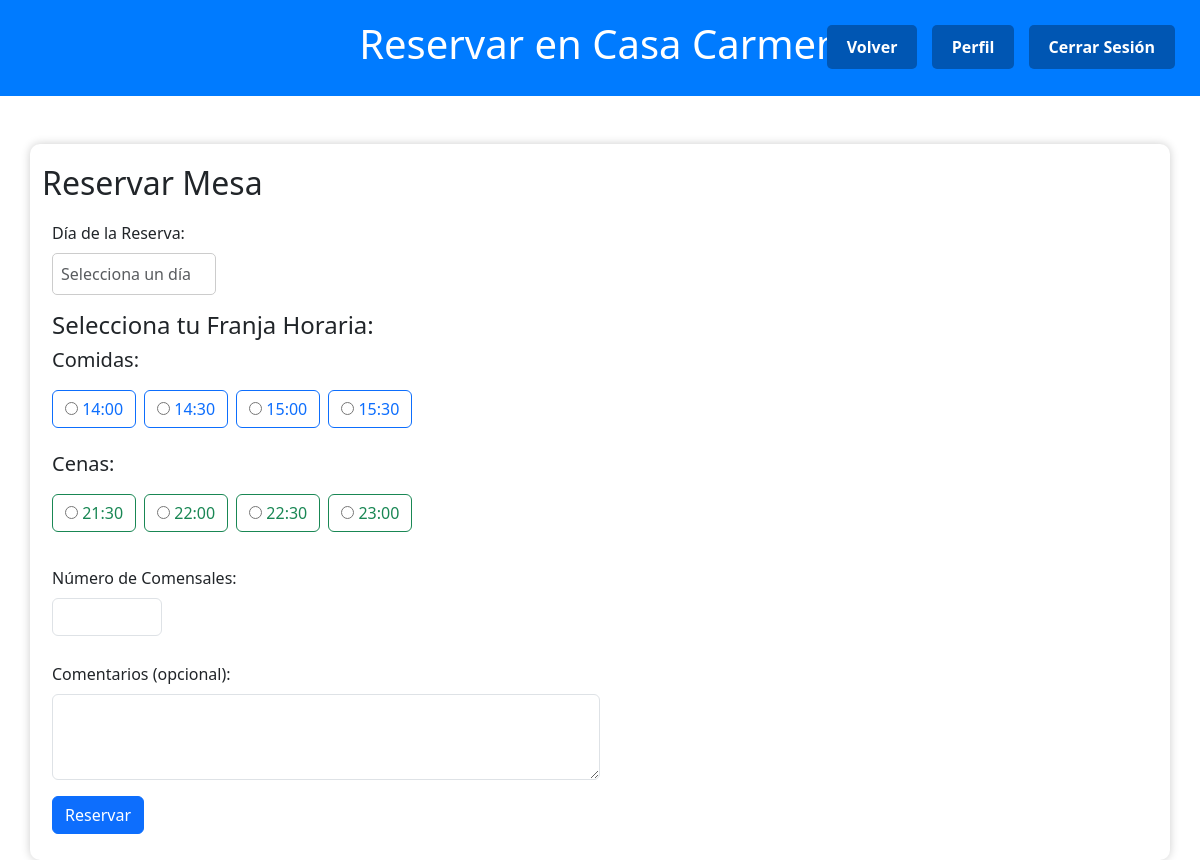
Screenshot of /src/Views/reservar.php?id=45 (signed in) with the database file from the repository.
### tables this page shows
CREATE TABLE `restaurantes` (
  `id` int(11) NOT NULL,
  `nombre` varchar(100) NOT NULL,
  `direccion` varchar(255) DEFAULT NULL,
  `numero_direccion` int(15) NOT NULL,
  `ciudad` varchar(40) NOT NULL,
  `telefono` varchar(15) DEFAULT NULL,
  `email` varchar(100) DEFAULT NULL,
  `capacidad_total` int(11) DEFAULT NULL,
  `url_menu_pdf` varchar(255) DEFAULT NULL,
  `horario_apertura` varchar(100) DEFAULT NULL,
  `horario_cierre` varchar(100) DEFAULT NULL,
  `descripcion` text DEFAULT NULL,
  `Url_Foto` varchar(255) DEFAULT NULL,
  `propietario_id` int(11) NOT NULL,
  `precio_medio` int(11) NOT NULL DEFAULT 0
);

CREATE TABLE `horarios_comidas` (
  `id` int(11) NOT NULL,
  `restaurante_id` int(11) NOT NULL,
  `hora_inicio` time NOT NULL,
  `tipo` tinyint(4) NOT NULL
);

### src/Models/Restaurante/RestauranteDAO.php (called while the page is built, shortened)
<?php
class RestauranteDAO
{
    private $conexion;
    public function __construct($conexion)
    {
        $this->conexion = $conexion;
    }
    public function obtenerPorId($id)
    {
        try {
            $stmt = $this->conexion->prepare("
            SELECT id, nombre, direccion, numero_direccion, telefono, email, capacidad_total, url_menu_pdf, horario_apertura, horario_cierre, descripcion, url_foto, precio_medio, ciudad
            FROM restaurantes
            WHERE id = :id
        ");
            $stmt->bindValue(":id", $id, PDO::PARAM_INT);
            $stmt->execute();
            $row = $stmt->fetch(PDO::FETCH_ASSOC);
            if ($row) {
                $restauranteDTO = new RestauranteDTO();
                $restauranteDTO->setId($row['id']);
                $restauranteDTO->setNombre($row['nombre']);
                $restauranteDTO->setDireccion($row['direccion']);
                $restauranteDTO->setNumero($row['numero_direccion']);
                $restauranteDTO->setTelefono($row['telefono']);
                $restauranteDTO->setEmail($row['email']);
                $restauranteDTO->setCapacidadTotal($row['capacidad_total']);
                $restauranteDTO->setUrlMenuPdf($row['url_menu_pdf']);
                $restauranteDTO->setHorarioApertura($row['horario_apertura']);
                $restauranteDTO->setHorarioCierre($row['horario_cierre']);
                $restauranteDTO->setDescripcion($row['descripcion']);
                $restauranteDTO->setUrlFoto($row['url_foto']);
                $restauranteDTO->setPrecioMedio($row['precio_medio']);
                $restauranteDTO->setCiudad($row['ciudad']);
                return $restauranteDTO;
            } else {
                return null;
            }
        } catch (Exception $e) {
            die("Error al obtener el restaurante por ID: " . $e->getMessage());
        }
    }
}
?>

### src/Models/Restaurante/RestauranteDTO.php (called while the page is built, shortened)
<?php
class RestauranteDTO
{
    private $nombre;
    public function __construct(
        $id = null,
        $nombre = null,
        $direccion = null,
        $numero_direccion = null,
        $ciudad = null,
        $telefono = null,
        $email = null,
        $capacidad_total = null,
        $url_menu_pdf = null,
        $horario_apertura = null,
        $horario_cierre = null,
        $descripcion = null,
        $url_foto = null,
        $precio_medio = null,
        $propietario_id = null
    )
    {
        $this->nombre = $nombre;
    }
    public function getNombre()
    {
        return $this->nombre;
    }
    public function setNombre($nombre)
    {
        $this->nombre = $nombre;
    }
}
?>

### src/Views/reservar.php (the view, shortened to what this page needs)
<?php
require_once("../Models/Restaurante/RestauranteDAO.php");
require_once("../Models/Restaurante/RestauranteDTO.php");
$conexion = obtenerPdoConexionBD();
$restauranteDAO = new RestauranteDAO($conexion);
$restauranteId = $_GET['id'];
$restauranteDTO = $restauranteDAO->obtenerPorId($restauranteId);
$sql = "SELECT id, hora_inicio, tipo FROM horarios_comidas WHERE restaurante_id = :restaurante_id ORDER BY hora_inicio";
$sentencia = $conexion->prepare($sql);
$sentencia->execute([':restaurante_id' => $restauranteId]);
$franjasHorarias = $sentencia->fetchAll(PDO::FETCH_ASSOC);
?>
<!DOCTYPE html>
<html lang="es">
<head>
    <link rel="stylesheet" href="../../styles.css">
    <link href="https://cdn.jsdelivr.net/npm/bootstrap@5.3.0/dist/css/bootstrap.min.css" rel="stylesheet">
    <link href="https://cdn.jsdelivr.net/npm/flatpickr/dist/flatpickr.min.css" rel="stylesheet">
</head>
<body>
<div class="header">
    <h1>Reservar en <?php echo htmlspecialchars($restauranteDTO->getNombre()); ?></h1>
    <div class="buttons">
        <a href="inicio.php" class="button">Volver</a>
        <a href="perfil.php" class="button">Perfil</a>
        <a href="../Controls/cerrar_sesion.php" class="button">Cerrar Sesión</a>
    </div>
</div>
<div class="container mt-5">
    <h2 class="mb-4" style="padding-top: 20px">Reservar Mesa</h2>
    <form id="reservaForm" action="../Controls/procesar_reserva.php" method="POST" class="needs-validation" style="margin-top: -25px" novalidate>
        <div class="mb-3">
            <label for="fecha_reserva" class="form-label">Día de la Reserva:</label>
            <input type="text" name="fecha_reserva" id="fecha_reserva" class="form-control" style="width: 15%;" placeholder="Selecciona un día" required>
        </div>
        <div class="mb-3">
            <h4>Selecciona tu Franja Horaria:</h4>
            <div class="mb-3">
                <h5>Comidas:</h5>
                <div class="d-flex flex-wrap">
                    <?php foreach ($franjasHorarias as $franja): ?>
                        <?php if ($franja['tipo'] == 1): ?>
                            <label class="btn btn-outline-primary me-2 mb-2">
                                <input type="radio" name="franja_horaria_id" value="<?php echo htmlspecialchars($franja['id']); ?>" required>
                                <?php
                                $hora = substr($franja['hora_inicio'], 0, 5);
                                echo htmlspecialchars($hora);
                                ?>
                            </label>
                        <?php endif; ?>
                    <?php endforeach; ?>
                </div>
            </div>
            <div class="mb-3">
                <h5>Cenas:</h5>
                <div class="d-flex flex-wrap">
                    <?php foreach ($franjasHorarias as $franja): ?>
                        <?php if ($franja['tipo'] == 2):  ?>
                            <label class="btn btn-outline-success me-2 mb-2">
                                <input type="radio" name="franja_horaria_id" value="<?php echo htmlspecialchars($franja['id']); ?>" required>
                                <?php
                                $hora = substr($franja['hora_inicio'], 0, 5);
                                echo htmlspecialchars($hora);
                                ?>
                            </label>
                        <?php endif; ?>
                    <?php endforeach; ?>
                </div>
            </div>
            <div class="mb-3">
                <label for="numero_comensales" class="form-label">Número de Comensales:</label>
                <input type="number" name="numero_comensales" id="numero_comensales" class="form-control" style="width: 10%;" min="1" required>
            </div>
            <div class="mb-3">
                <label for="comentarios" class="form-label">Comentarios (opcional):</label>
                <textarea name="comentarios" id="comentarios" class="form-control" style="width: 50%;" rows="3"></textarea>
            </div>
            <button type="button" class="btn btn-primary" id="btnReservar">Reservar</button>
    </form>
</div>
</body>
</html>

### styles.css (style rules this page uses)
body { font-family: Arial, sans-serif; background-color: #f0f0f0; margin: 0; padding: 0; text-align: center; }
.container { max-width: 100%; margin: 0 auto; background-color: #ffffff; border-radius: 10px; box-shadow: 0px 0px 10px rgba(0, 0, 0, 0.2); position: relative; }
.header { background-color: #007bff; color: #fff; padding: 20px; text-align: center; }
h1 { font-size: 24px; }
.buttons { text-align: right; position: absolute; top: 20px; right: 20px; }
.button { display: inline-block; background-color: #0056b3; color: #fff; text-decoration: none; padding: 10px 20px; margin: 5px; border-radius: 5px; font-weight: bold; }
form { text-align: left; padding: 10px; }
label { display: block; margin: 10px 0; }
input[type="text"], input[type="password"], input[type="email"] { width: 100%; padding: 8px; border: 1px solid #ccc; border-radius: 5px; }

### rows the page displays
restaurantes: nombre "Casa Carmen"
horarios_comidas: hora_inicio "14:00"
horarios_comidas: hora_inicio "14:30"
horarios_comidas: hora_inicio "15:00"
horarios_comidas: hora_inicio "15:30"
horarios_comidas: hora_inicio "21:30"
horarios_comidas: hora_inicio "22:00"
horarios_comidas: hora_inicio "22:30"
horarios_comidas: hora_inicio "23:00"
